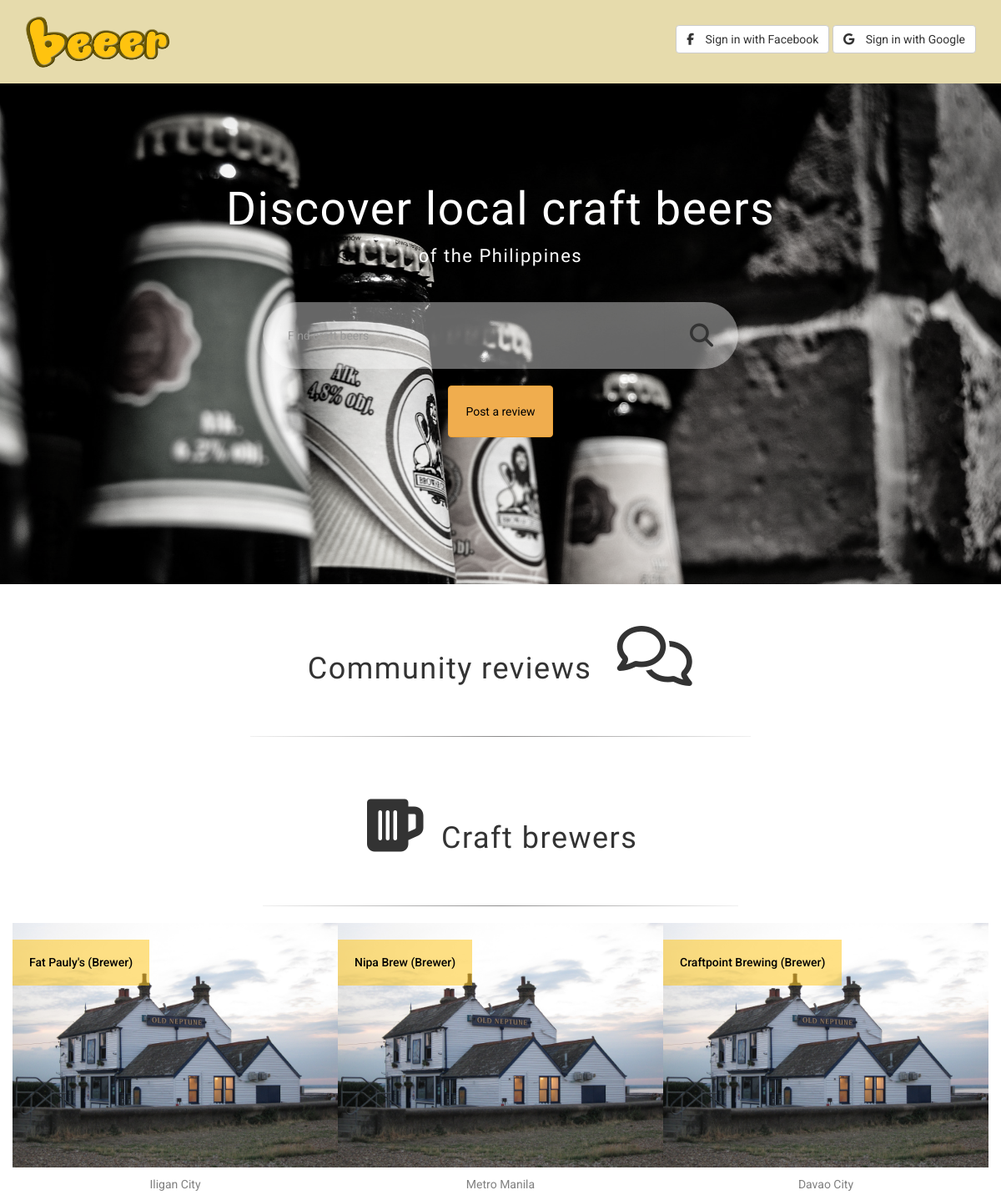
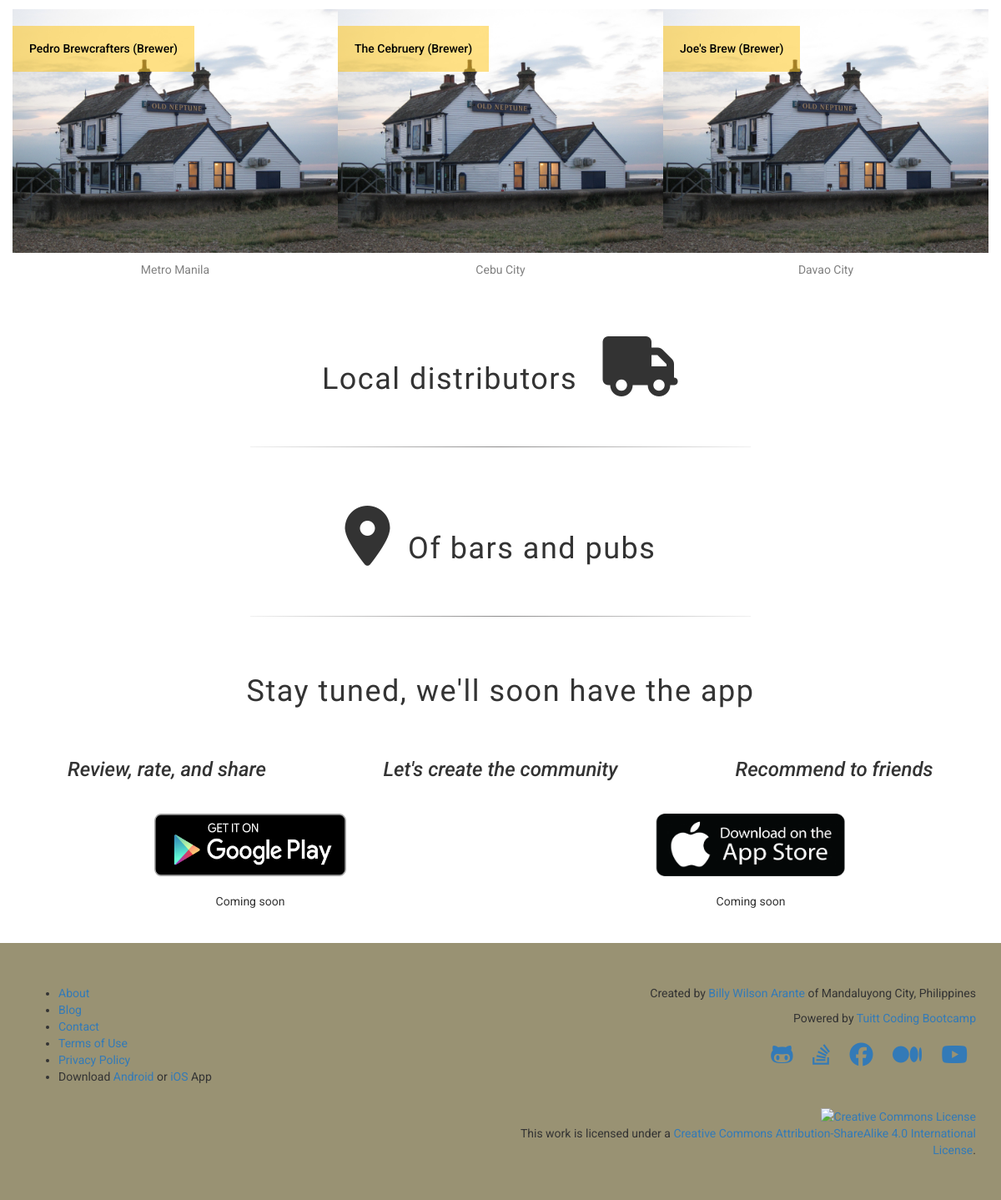
The page / on the database its author committed (2 pictures, top to bottom).
### tables this page shows
CREATE TABLE `brewers` (
  `id` int(11) NOT NULL,
  `name` varchar(255) NOT NULL,
  `bus_add` varchar(255) DEFAULT NULL,
  `sched_open` time DEFAULT NULL,
  `sched_close` time DEFAULT NULL,
  `phone_num` varchar(255) DEFAULT NULL,
  `img` varchar(255) DEFAULT NULL
);

### tmp/landing.php (called while the page is built, shortened)
<?php
	include "main_header.php";
	include "hero_banner.php";
	include "reviews.php";
	include "brewers.php";
	include "distributors.php";
	include "pubs.php";
	include "download.php";
	include "main_footer.php";
	include "layout.php";
?>

### index.php (called while the page is built)
<?php require "tmp/landing.php" ?>

### tmp/brewers.php (the view)
<div class="container brewers-section" style="text-align:center;">
	<div class="row">
		<div class="col-xs-12">
			<h1><i class="fa fa-beer fa-2x" aria-hidden="true" style="padding-right:20px;"></i>Craft brewers</h1>
		</div>
	</div>
	<hr class="style14">
	<div class="row">
		<?php
			include "connection.php";
			$query = "select * from brewers order by rand() limit 0,6;";
			$result = mysqli_query($conn, $query);
			while ($row = mysqli_fetch_assoc($result)) {
				$img_str = $row["img"];
				$img_title = $row["name"];
				$img_add = $row["bus_add"];
				echo "
					<div class='col-xs-4 brewer-img'>
						<a href='#'><h5>" . $img_title . "</h5></a>
						<img src='" . $img_str . "'>
						<p style='color:grey;padding:10px;'>" . $img_add . "</p>
					</div>
				";
			}
		?>
	</div>
</div>

### tmp/main_header.php
<div class="container-fluid main-header">
	<div class="container">
		<div class="row">
			<div class="col-xs-6">
				<a class="brand-name" href="#"><img src="./img/beeer_logo.png"></a>
			</div>
			<div class="col-xs-6 text-right main-header-right-col">
				<button class="btn btn-default"><i class="fa fa-facebook" aria-hidden="true" style="margin-right:10px;"></i> Sign in with Facebook</button>
				<button class="btn btn-default"><i class="fa fa-google" aria-hidden="true" style="margin-right:10px"></i> Sign in with Google</button>
			</div>
		</div>
	</div>
</div>

### tmp/hero_banner.php (shortened to what this page needs)
<div id="myCarousel" class="carousel" data-ride="carousel">
    <div class="home-explorer">
      <h1>Discover local craft beers</h1>
      <span>of the Philippines</span>
      <div class="row search-tool">
        <div class="col-lg-12" style="text-align:center;">
          <div class="input-group">
            <input type="text" class="form-control form-control-personal" placeholder="Find craft beers">
            <span class="input-group-btn">
              <button class="btn btn-default btn-default-personal"><i class="fa fa-search fa-2x" aria-hidden="true"></i></button>
            </span>
          </div>
            <br>
            <button class="btn btn-warning btn-review">Post a review</button>
        </div>
      </div>
    </div>
    <div class="carousel-inner" role="listbox" style="height:600;">
      <div class="item active">
        <img src="./img/beer1.jpg" width="100%">
      </div>
    </div>
</div>

### tmp/reviews.php
<div class="container-fluid review-section" style="text-align:center;">
  <div class="row">
    <div class="col-lg-12">
      <h1>Community reviews <i class="fa fa-comments-o fa-2x" aria-hidden="true" style="padding-left:20px;"></i></h1>
    </div>
  </div>
</div>
<hr class="style14">

### tmp/distributors.php
<div class="container-fluid distributors-section" style="text-align:center;">
  <div class="row">
    <div class="col-lg-12">
      <h1>Local distributors <i class="fa fa-truck fa-2x" aria-hidden="true" style="padding-left:20px;"></i></h1>
    </div>
  </div>
</div>
<hr class="style14">

### tmp/pubs.php
<div class="container-fluid pubs-section" style="text-align:center;">
  <div class="row">
    <div class="col-lg-12">
      <h1><i class="fa fa-map-marker fa-2x" aria-hidden="true" style="padding-right:20px;"></i>Of bars and pubs</h1>
    </div>
  </div>
</div>
<hr class="style14">

### tmp/download.php
<div class="container-fluid" style="text-align:center;">
  <div class="row download-section">
    <div class="col-lg-12">
      <h1>Stay tuned, we'll soon have the app</h1>
    </div>
  </div>
  <div class="row downlaod-section">
    <div class="col-lg-4">
      <h3><i>Review, rate, and share</i></h3>
    </div>
    <div class="col-lg-4">
      <h3><i>Let's create the community</i></h3>
    </div>
    <div class="col-lg-4">
      <h3><i>Recommend to friends</i></h3>
    </div>
  </div>
  <div class="row download-section">
    <div class="col-lg-6">
      <a href="#"><img class="app-img" src="./img/playstore-button.png"></a>
      <p style="margin-top:20px;">Coming soon</p>
    </div>
    <div class="col-lg-6">
      <a href="#"><img class="app-img" src="./img/appstore.png"></a>
      <p style="margin-top:20px;">Coming soon</p>
    </div>
  </div>
</div>

### tmp/main_footer.php
<div class='main-footer containter-fluid'>
	<div class='container'>
		<div class='row'>
			<div class='col-lg-6'>
				<ul>
					<li><a href="#">About</a></li>
					<li><a href="#">Blog</a></li>
					<li><a href="#">Contact</a></li>
					<li><a href="#">Terms of Use</a></li>
					<li><a href="#">Privacy Policy</a></li>
					<li>Download <a href="#">Android</a> or <a href="#">iOS</a> App</a></li>
				</ul>
			</div>
			<div class='col-lg-6 text-right'>
				<p>Created by <a href='#'>Billy Wilson Arante</a> of Mandaluyong City, Philippines</p>
				<p>Powered by <a href='#'>Tuitt Coding Bootcamp</a></p>
				<a href='#'><i class='fa fa-github-alt fa-2x footer-fa' aria-hidden='true'></i></a>
				<a href='#'><i class='fa fa-stack-overflow fa-2x footer-fa' aria-hidden='true'></i></a>
				<a href='#'><i class='fa fa-facebook-official fa-2x footer-fa' aria-hidden='true'></i></i></a>
				<a href='#'><i class='fa fa-medium fa-2x footer-fa' aria-hidden='true'></i></i></a>
				<a href='#'><i class='fa fa-youtube-play fa-2x footer-fa' aria-hidden='true'></i></i></a>
				<br><br><br>
				<a rel='license' href='http://creativecommons.org/licenses/by-sa/4.0/'><img alt='Creative Commons License' style='border-width:0' src='https://i.creativecommons.org/l/by-sa/4.0/88x31.png' /></a><br />This work is licensed under a <a rel='license' href='http://creativecommons.org/licenses/by-sa/4.0/'>Creative Commons Attribution-ShareAlike 4.0 International License</a>.
			</div>
		</div>
	</div>
</div>

### tmp/layout.php (shortened to what this page needs)
<!DOCTYPE html>
<html lang="en">
<head>
	<link rel="stylesheet" type="text/css" href="./css/bootstrap.min.css">
	<link rel="stylesheet" type="text/css" href="./css/style.css">
</head>
<body>
</body>
</html>

### css/style.css (style rules this page uses)
body { font-family: 'Roboto', sans-serif; }
hr.style14 { width: 50%; border: 0; height: 1px; background-image: -webkit-linear-gradient(left, #f0f0f0, #8c8b8b, #f0f0f0); background-image: -moz-linear-gradient(left, #f0f0f0, #8c8b8b, #f0f0f0); background-image: -ms-linear-gradient(left, #f0f0f0, #8c8b8b, #f0f0f0); background-image: -o-linear-gradient(left, #f0f0f0, #8c8b8b, #f0f0f0); }
.main-header { padding: 10px 0 10px 0; background-color: rgb(230,219,172); }
.main-header-right-col { padding-top: 20px; }
.brand-name > img { height: 80px; vertical-align: middle; }
.carousel-inner img { width: 100%; margin: auto; -webkit-filter: grayscale(90%); filter: grayscale(90%); }
.home-explorer { font-family: "Lilita One", cursive; position: absolute; z-index: 2; color: #fff; top: 0; left: 0; width: 100%; padding-top: 100px; letter-spacing: 1.5px; }
.home-explorer > h1 { font-size: 55px; text-align: center; }
.home-explorer > span { font-size: 22px; display: block; text-align: center; }
.search-tool { font-family: 'Roboto', sans-serif; width: 50%; display: block; margin: 0 auto; margin-top: 20px; padding-top: 20px; }
.form-control-personal { height: 80px; }
input.form-control.form-control-personal { padding-left: 30px; border-radius: 100px; background-color: rgba(255, 255, 255, 0.4); border: rgb(255, 255, 255); }
.btn-default-personal { height: 80px; border-radius: 100px; background-color: rgba(255, 255, 255, 0.4); border: rgb(255, 255, 255); padding: 0 30px 0 30px; }
button.btn.btn-default.btn-default-personal { margin: 0; }
button.btn.btn-warning.btn-review { padding: 20px; color: #000; }
.review-section h1 { font-family: "Lilita One", cursive; padding: 30px 0 30px 0; letter-spacing: 1.5px; }
.brewers-section h1 { font-family: "Lilita One", cursive; padding: 30px 0 30px 0; letter-spacing: 1.5px; }
div.col-xs-4.brewer-img { padding-left: 0; padding-right: 0; }
.brewer-img > img { width: 100%; }
.brewer-img > a > h5 { position: absolute; top: 0; left: 0; margin: 20px 0 0 0; padding: 20px; background-color: rgba(255,195,15,0.5); color: #000; }
.distributors-section h1 { font-family: "Lilita One", cursive; padding: 30px 0 30px 0; letter-spacing: 1.5px; }
.pubs-section h1 { font-family: "Lilita One", cursive; padding: 30px 0 30px 0; letter-spacing: 1.5px; }
.download-section { padding: 30px 0 30px 0; }
.download-section h1 { font-family: "Lilita One", cursive; letter-spacing: 1.5px; }
.app-img { height: 75px; width: 230px; }
.main-footer { padding: 50px 0 50px 0; background-color: rgb(153,146,115); }
.footer-fa { padding: 10px; }

### rows shown on the page
brewers: name "Fat Pauly's (Brewer)", img (placeholder picture), bus_add "Iligan City"
brewers: name "Nipa Brew (Brewer)", img (placeholder picture), bus_add "Metro Manila"
brewers: name "Craftpoint Brewing (Brewer)", img (placeholder picture), bus_add "Davao City"
brewers: name "Pedro Brewcrafters (Brewer)", img (placeholder picture), bus_add "Metro Manila"
brewers: name "The Cebruery (Brewer)", img (placeholder picture), bus_add "Cebu City"
brewers: name "Joe's Brew (Brewer)", img (placeholder picture), bus_add "Davao City"
